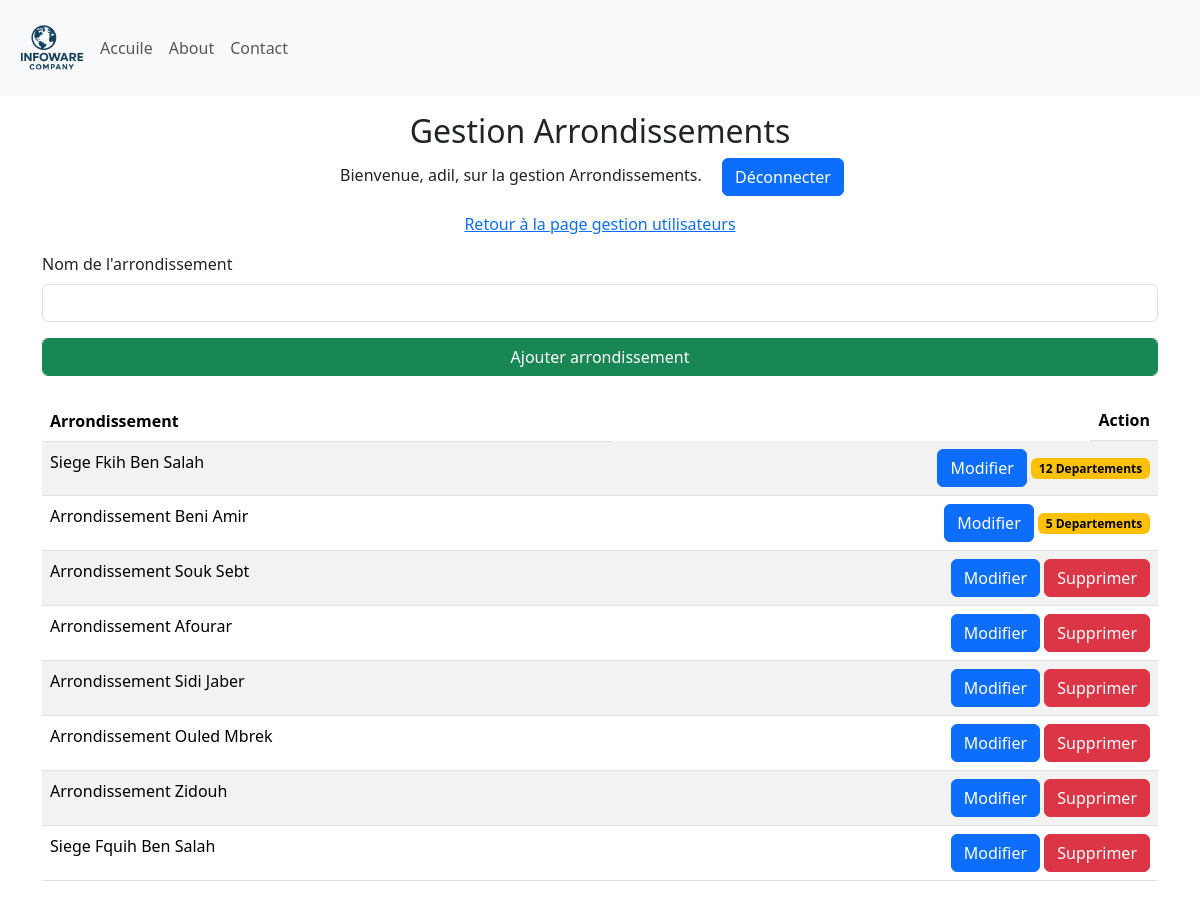
The app's page /manage_Arrondissements (signed in) with its own data.
### Site/models.py (models this page shows, shortened)
class Arondissement(db.Model):
    id = db.Column(db.Integer, primary_key=True)
    arondissement = db.Column(db.String(25), unique=True, nullable=False)
    departement = db.relationship('Departement', backref='Departement', lazy=True)

### Site/dashbord/arrondissement.py (the view, shortened to what this page needs)
@arrondissement.route('/manage_Arrondissements', methods=['GET', 'POST'])
def manage_Arrondissements():
    if 'user' not in session:
        return redirect(url_for('admin.admin'))
    arrondissements = Arondissement.query.all()
    return render_template('manage_Arrondissements.html', name=session['user'], arrondissements=arrondissements)

### Site/templates/manage_Arrondissements.html (shortened to what this page needs)
{% extends 'base.html' %}
{% block body %}
<div class="container-fluid">
    <div class="row">
        <div class="col-12  my-3">
            <div class="text-center">
                <h2>Gestion Arrondissements </h2>
                <p>Bienvenue, {{ name }}, sur la gestion Arrondissements. <a class="mx-3 btn btn-primary" href="{{ url_for('admin.logout') }}"">Déconnecter</a></p>
                <p><a href="{{ url_for('dashbord.manage_users') }}">Retour à la page gestion utilisateurs</a> </p>
            </div>
            <div class="container">
                <form method="POST">
                    <div class="mb-3">
                        <label for="arrondissementName" class="form-label">Nom de l'arrondissement</label>
                        <input type="text" class="form-control" id="arrondissementName" name="arrondissementName" required>
                    </div>
                    <button type="submit" class="form-control btn btn-success">Ajouter arrondissement</button>
                </form>
                <table class="table table-striped mt-4 ">
                    <thead>
                        <tr>
                          <th scope="col">Arrondissement</th>
                          <th class="float-end" scope="col">Action</th>
                        </tr>
                      </thead>
                      <tbody>
                        {% for arrondissement in arrondissements %}
                        <tr>
                          <td>{{ arrondissement.arondissement }}</td>
                          <td>
                            <div class="btn-group float-end" role="group" aria-label="Basic example">
                                <form method="POST" action="{{ url_for('arrondissement.delete_arrondissement', arrondissement_id=arrondissement.id) }}" onsubmit="return confirm('Êtes-vous sûr de vouloir supprimer cet arrondissement ?');">
                                    <a href="{{ url_for('arrondissement.update_arrondissement', arrondissement_id=arrondissement.id) }}" class="btn btn-primary">Modifier</a>
                                    {% if arrondissement.departement | length == 0 %}
                                        <button type="submit" class="btn btn-danger">Supprimer</button>
                                    {% else %}
                                        <span class="badge text-bg-warning"> {{ arrondissement.departement | length }} Departements</span>
                                    {% endif %}
                                </form>
                            </div>
                          </td>
                        </tr>
                        {% endfor %}
                </table>
            </div>
        </div>
    </div>
</div>
{% endblock %}

### Site/static/style.css (style rules this page uses)
* { margin: 0; padding: 0; box-sizing: border-box; }
:root { --primary-color: #0056b3; --secondary-color: #f8f9fa; --text-color: #333; --highlight-color: #007bff; }
body { font-family: 'Segoe UI', Tahoma, Geneva, Verdana, sans-serif; }

### records on screen
Arondissement: arondissement "Siege Fkih Ben Salah", departement|length "12"
Arondissement: arondissement "Arrondissement Beni Amir", departement|length "5"
Arondissement: arondissement "Arrondissement Souk Sebt", shows "Supprimer"
Arondissement: arondissement "Arrondissement Afourar", shows "Supprimer"
Arondissement: arondissement "Arrondissement Sidi Jaber", shows "Supprimer"
Arondissement: arondissement "Arrondissement Ouled Mbrek", shows "Supprimer"
Arondissement: arondissement "Arrondissement Zidouh", shows "Supprimer"
Arondissement: arondissement "Siege Fquih Ben Salah", shows "Supprimer"

### other values on screen
{{ name }} "adil"
